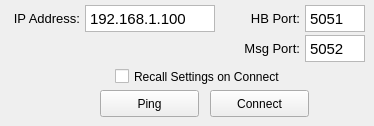
      <widget class="QWidget" name="page_4">
       <widget class="QPushButton" name="pushButton_connect_2">
        <property name="geometry">
         <rect>
          <x>210</x>
          <y>90</y>
          <width>99</width>
          <height>27</height>
         </rect>
        </property>
        <property name="text">
         <string>Connect</string>
        </property>
       </widget>
       <widget class="QLabel" name="label2_msg_port_2">
        <property name="geometry">
         <rect>
          <x>230</x>
          <y>35</y>
          <width>70</width>
          <height>27</height>
         </rect>
        </property>
        <property name="font">
         <font>
          <pointsize>10</pointsize>
          <underline>false</underline>
         </font>
        </property>
        <property name="text">
         <string>Msg Port:</string>
        </property>
        <property name="alignment">
         <set>Qt::AlignRight|Qt::AlignTrailing|Qt::AlignVCenter</set>
        </property>
       </widget>
       <widget class="QTextEdit" name="textEdit_msg_port_2">
        <property name="enabled">
         <bool>true</bool>
        </property>
        <property name="geometry">
         <rect>
          <x>305</x>
          <y>35</y>
          <width>60</width>
          <height>27</height>
         </rect>
        </property>
        <property name="verticalScrollBarPolicy">
         <enum>Qt::ScrollBarAlwaysOff</enum>
        </property>
        <property name="html">
         <string>&lt;!DOCTYPE HTML PUBLIC &quot;-//W3C//DTD HTML 4.0//EN&quot; &quot;http://www.w3.org/TR/REC-html40/strict.dtd&quot;&gt;
&lt;html&gt;&lt;head&gt;&lt;meta name=&quot;qrichtext&quot; content=&quot;1&quot; /&gt;&lt;style type=&quot;text/css&quot;&gt;
p, li { white-space: pre-wrap; }
&lt;/style&gt;&lt;/head&gt;&lt;body style=&quot; font-family:'Ubuntu'; font-size:11pt; font-weight:400; font-style:normal;&quot;&gt;
&lt;p style=&quot; margin-top:0px; margin-bottom:0px; margin-left:0px; margin-right:0px; -qt-block-indent:0; text-indent:0px;&quot;&gt;5052&lt;/p&gt;&lt;/body&gt;&lt;/html&gt;</string>
        </property>
       </widget>
       <widget class="QLabel" name="label2_hb_port_2">
        <property name="geometry">
         <rect>
          <x>240</x>
          <y>5</y>
          <width>60</width>
          <height>27</height>
         </rect>
        </property>
        <property name="font">
         <font>
          <pointsize>10</pointsize>
          <underline>false</underline>
         </font>
        </property>
        <property name="text">
         <string>HB Port:</string>
        </property>
        <property name="alignment">
         <set>Qt::AlignRight|Qt::AlignTrailing|Qt::AlignVCenter</set>
        </property>
       </widget>
       <widget class="QTextEdit" name="textEdit_hb_port_2">
        <property name="enabled">
         <bool>true</bool>
        </property>
        <property name="geometry">
         <rect>
          <x>305</x>
          <y>5</y>
          <width>60</width>
          <height>27</height>
         </rect>
        </property>
        <property name="verticalScrollBarPolicy">
         <enum>Qt::ScrollBarAlwaysOff</enum>
        </property>
        <property name="html">
         <string>&lt;!DOCTYPE HTML PUBLIC &quot;-//W3C//DTD HTML 4.0//EN&quot; &quot;http://www.w3.org/TR/REC-html40/strict.dtd&quot;&gt;
&lt;html&gt;&lt;head&gt;&lt;meta name=&quot;qrichtext&quot; content=&quot;1&quot; /&gt;&lt;style type=&quot;text/css&quot;&gt;
p, li { white-space: pre-wrap; }
&lt;/style&gt;&lt;/head&gt;&lt;body style=&quot; font-family:'Ubuntu'; font-size:11pt; font-weight:400; font-style:normal;&quot;&gt;
&lt;p style=&quot; margin-top:0px; margin-bottom:0px; margin-left:0px; margin-right:0px; -qt-block-indent:0; text-indent:0px;&quot;&gt;5051&lt;/p&gt;&lt;/body&gt;&lt;/html&gt;</string>
        </property>
       </widget>
       <widget class="QTextEdit" name="textEdit_ip_addr_2">
        <property name="enabled">
         <bool>true</bool>
        </property>
        <property name="geometry">
         <rect>
          <x>85</x>
          <y>5</y>
          <width>130</width>
          <height>27</height>
         </rect>
        </property>
        <property name="verticalScrollBarPolicy">
         <enum>Qt::ScrollBarAlwaysOff</enum>
        </property>
        <property name="html">
         <string>&lt;!DOCTYPE HTML PUBLIC &quot;-//W3C//DTD HTML 4.0//EN&quot; &quot;http://www.w3.org/TR/REC-html40/strict.dtd&quot;&gt;
&lt;html&gt;&lt;head&gt;&lt;meta name=&quot;qrichtext&quot; content=&quot;1&quot; /&gt;&lt;style type=&quot;text/css&quot;&gt;
p, li { white-space: pre-wrap; }
&lt;/style&gt;&lt;/head&gt;&lt;body style=&quot; font-family:'Ubuntu'; font-size:11pt; font-weight:400; font-style:normal;&quot;&gt;
&lt;p style=&quot; margin-top:0px; margin-bottom:0px; margin-left:0px; margin-right:0px; -qt-block-indent:0; text-indent:0px;&quot;&gt;192.168.1.100&lt;/p&gt;&lt;/body&gt;&lt;/html&gt;</string>
        </property>
       </widget>
       <widget class="QPushButton" name="pushButton_ping_2">
        <property name="geometry">
         <rect>
          <x>100</x>
          <y>90</y>
          <width>99</width>
          <height>27</height>
         </rect>
        </property>
        <property name="text">
         <string>Ping</string>
        </property>
       </widget>
       <widget class="QLabel" name="label2_ip_addr_2">
        <property name="geometry">
         <rect>
          <x>0</x>
          <y>5</y>
          <width>80</width>
          <height>27</height>
         </rect>
        </property>
        <property name="font">
         <font>
          <pointsize>10</pointsize>
          <underline>false</underline>
         </font>
        </property>
        <property name="text">
         <string>IP Address:</string>
        </property>
        <property name="alignment">
         <set>Qt::AlignRight|Qt::AlignTrailing|Qt::AlignVCenter</set>
        </property>
       </widget>
       <widget class="QCheckBox" name="checkBox_recall_settings_remote_2">
        <property name="geometry">
         <rect>
          <x>115</x>
          <y>65</y>
          <width>210</width>
          <height>23</height>
         </rect>
        </property>
        <property name="text">
         <string>Recall Settings on Connect</string>
        </property>
       </widget>
      </widget>
